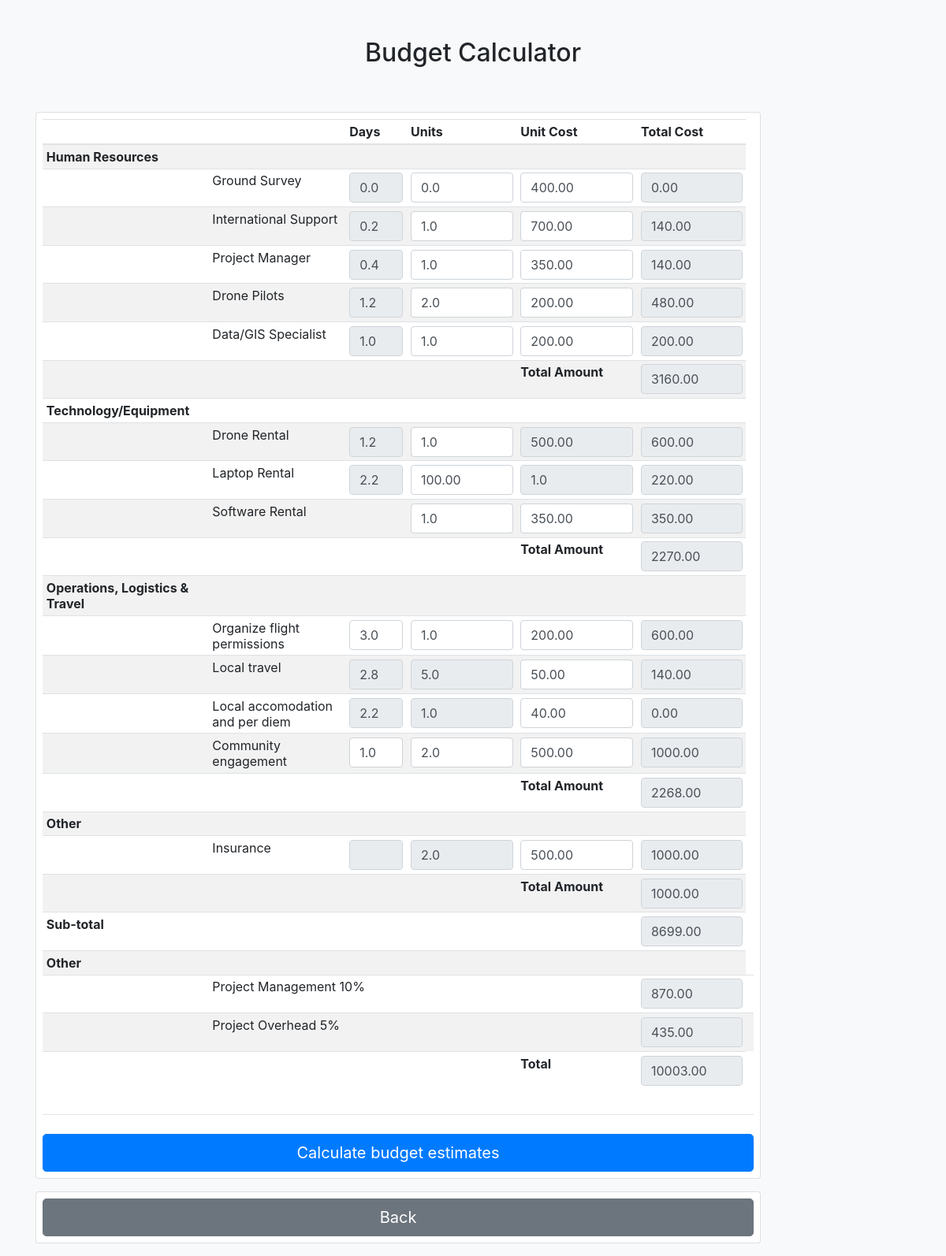
The page /budget on the database as committed earlier.
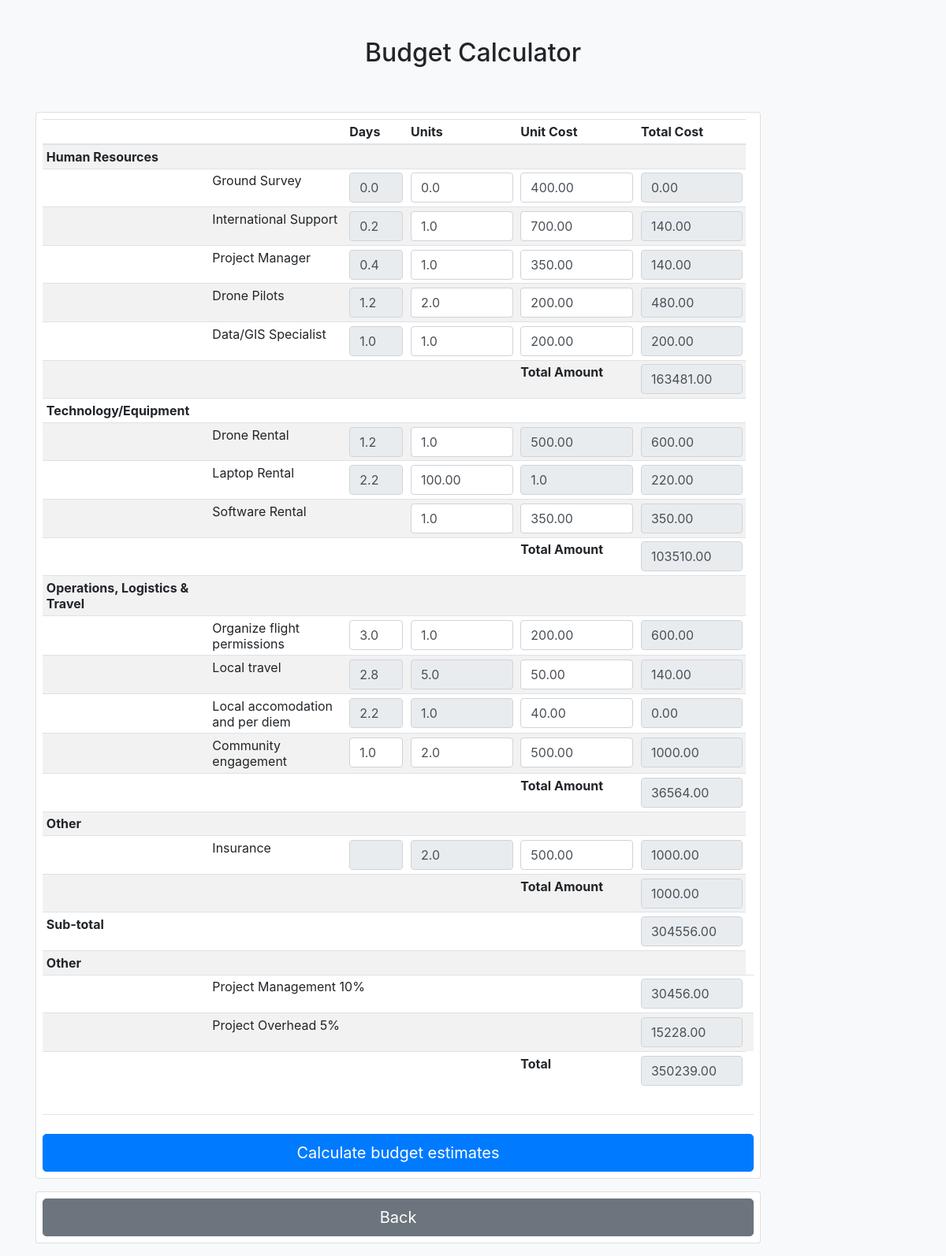
The same page on the database as committed later.
### planner/models.py (models this page shows, shortened)
class DepartmentCost(models.Model):
    department = models.ForeignKey(Department, on_delete=models.CASCADE)
    total_Cost = models.DecimalField(max_digits=10, decimal_places=2)

class BudgetEstimate(models.Model):
    name = models.CharField(max_length=40)
    cost = models.DecimalField(max_digits=10, decimal_places=2)

class BudgetItemCost(models.Model):
    budget_item = models.ForeignKey(BudgetItem, on_delete=models.CASCADE)
    days = models.FloatField(blank = True, null = True)
    unitCost = models.DecimalField(max_digits=10, decimal_places=2)
    units = models.FloatField(blank =True, null =True)
    totalCost = models.DecimalField(max_digits=10, decimal_places=2)

class BudgetItem(models.Model):
    name = models.CharField(max_length=50)
    department = models.ForeignKey(Department, on_delete=models.CASCADE)

### planner/views.py (the view)
# urls.py: path('budget',views.budget_calc,name="budget"),
def budget_calc(request):
    if request.method == "POST":
        num_flights = request.POST["num_flights"]
        images_captured = request.POST["images_captured"]
        selected_drone_id = request.POST["selected_drone"]
        selected_drone = Drone.objects.get(id=selected_drone_id)
        print(selected_drone)
        print(images_captured)
        print(num_flights)
        budget_item_costs = BudgetItemCost.objects.all()
        department_costs = DepartmentCost.objects.all()
        budget_estimate = BudgetEstimate.objects.get(name='Total')
        budget_sub_total = BudgetEstimate.objects.get(name='SubTotal')
        cal = BudgetCalculations(num_flights, images_captured)
        cal.set_days()
        return render(
            request, "planner/budget.html"
            ,{
                "budget_item_costs": budget_item_costs,
                "department_costs": department_costs,
                "budget_estimate": budget_estimate,
                "budget_sub_total": budget_sub_total
        },)
    elif request.method == "GET":
        budget_item_costs = BudgetItemCost.objects.all()
        department_costs = DepartmentCost.objects.all()
        budget_estimate = BudgetEstimate.objects.get(name='Total')
        budget_sub_total = BudgetEstimate.objects.get(name='SubTotal')
        return render(request, "planner/budget.html"
        ,{
                "budget_item_costs": budget_item_costs,
                "department_costs": department_costs,
                "budget_estimate": budget_estimate,
                "budget_sub_total": budget_sub_total
        },)

### planner/templates/planner/budget.html (shortened to what the changed rows need)
<html>
<head>
  <link rel="stylesheet" href="https://stackpath.bootstrapcdn.com/bootstrap/4.5.0/css/bootstrap.min.css">
</head>
<body class="bg-light">
  <div class="container">
    <div class="py-5 text-center">
      <h2>Budget Calculator {{cost}} </h2>
    </div>
    <div class="row">
      <div class="col-md-10 order-md-1">
        <form action="{% url 'budget_adjustment'%}" class="card p-2" method="POST"> {% csrf_token %}
          <table class="table table-striped table-sm">
            <thead>
              <tr>
                <th scope="col"></th>
                <th scope="col"></th>
                <th scope="col">Days</th>
                <th scope="col">Units</th>
                <th scope="col">Unit Cost</th>
                <th scope="col">Total Cost</th>
              </tr>
            </thead>
            <tbody>
              <tr>
                <th>Human Resources</th>
              </tr>
              <tr>
                <th scope="row"></th>
              </tr>
              <tr>
                <th scope="row"></th>
              </tr>
              <tr>
                <th scope="row"></th>
              </tr>
              <tr>
                <th scope="row"></th>
              </tr>
              <tr>
                <th scope="row"></th>
              </tr>
              <tr>
                <th scope="row">Total Amount</th>
                {% for department_cost in department_costs %}
                {% if  department_cost.department.name == 'Human Resources' %}
                <td><input type="number" class="form-control" min="0" name="human_r_total" readonly value="{{department_cost.total_Cost}}"></td>
                {% endif %}
                {% endfor %}
              </tr>
              <tr>
                <th>Technology/Equipment</th>
              </tr>
              <tr>
                <th scope="row"></th>
              </tr>
              <tr>
                <th scope="row"></th>
              </tr>
              <tr>
                <th scope="row"></th>
              </tr>
              <tr>
                <th scope="row">Total Amount</th>
                {% for department_cost in department_costs %}
                {% if  department_cost.department.name == 'Technology' %}
                <td><input type="number" class="form-control" min="0" name="tech_r_total" readonly value="{{department_cost.total_Cost}}"></td>
                {% endif %}
                {% endfor %}
              </tr>
              <tr>
                <th>Operations, Logistics & Travel</th>
              </tr>
              <tr>
                <th scope="row"></th>
              </tr>
              <tr>
                <th scope="row"></th>
              </tr>
              <tr>
                <th scope="row"></th>
              </tr>
              <tr>
                <th scope="row"></th>
              </tr>
              <tr>
                <th scope="row">Total Amount</th>
                {% for department_cost in department_costs %}
                {% if  department_cost.department.name == 'Operations' %}
                <td><input type="number" class="form-control" min="0" name="operations_total" readonly value="{{department_cost.total_Cost}}"></td>
                {% endif %}
                {% endfor %}
              </tr>
              <tr>
              <th colspan='6'>Other</th>
              </tr>
              <tr>
                <th scope="row"></th>
              </tr>
              <tr>
                <th scope="row">Total Amount</th>
              </tr>
              <tr>
                <th colspan='5'>Sub-total</th>
                <td><input type="number" class="form-control" min="0" name="sub_total" value={{budget_sub_total.cost}} readonly></td>
              </tr>
              <tr>
                <th colspan='6'>Other</th>
              </tr>
              <tr>
                <th scope="row"></th>
                <td colspan='3'>Project Management 10%</td>
                {% for budget_item_cost in budget_item_costs %}
                {% if  budget_item_cost.budget_item.name == 'Project Management' %}
                <td><input type="number" class="form-control" min="0" name="project_m_unit_cost" readonly value ={{budget_item_cost.unitCost}} hidden></td>
                <td><input type="number" class="form-control" min="0" name="project_m_total" readonly value ={{budget_item_cost.totalCost}}></td>
                <td></td>
                {% endif %}
                {% endfor %}
              </tr>
              <tr>
                <th scope="row"></th>
                {% for budget_item_cost in budget_item_costs %}
                {% if  budget_item_cost.budget_item.name == 'Project Overhead' %}
                <td colspan='3'><input type="hidden" value={{budget_item_cost.budget_item.name}}/>{{budget_item_cost.budget_item.name}} 5%</td>
                <td><input type="number" class="form-control" min="0" name="project_o_unit_cost" readonly value ={{budget_item_cost.unitCost}} hidden></td>
                <td><input type="number" class="form-control" min="0" name="project_o_total" readonly value ={{budget_item_cost.totalCost}}></td>
                <td></td>
                {% endif %}
                {% endfor %}
              </tr>
              <tr>
                <th scope="row">Total</th>
                      <td><input type="number" class="form-control" min="0" name="total_overal" readonly value="{{budget_estimate.cost}}"></td>
              </tr>
            </tbody>
          </table>
        </form>
      </div>
    </div>
  </div>
</body>

Rows that differ between the two databases and show on the page:
changed DepartmentCost (number 1 of 4 on the later page): human_r_total "3160.00" → "163481.00"
changed DepartmentCost (number 2 of 4 on the later page): tech_r_total "2270.00" → "103510.00"
changed DepartmentCost (number 3 of 4 on the later page): operations_total "2268.00" → "36564.00"
changed BudgetEstimate (number 1 of 2 on the later page): sub_total "8699.00" → "304556.00"
changed BudgetItemCost (number 14 of 15 on the later page): project_m_total "870.00" → "30456.00"
changed BudgetItemCost "Project Overhead": project_o_total "435.00" → "15228.00"
changed BudgetEstimate (number 2 of 2 on the later page): total_overal "10003.00" → "350239.00"
